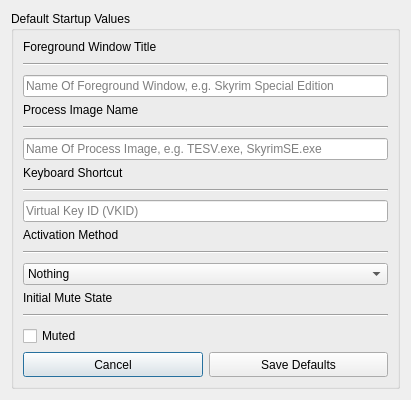
<?xml version="1.0" encoding="UTF-8"?>
<ui version="4.0">
 <class>JsonSettingsDialog</class>
 <widget class="QDialog" name="JsonSettingsDialog">
  <property name="geometry">
   <rect>
    <x>0</x>
    <y>0</y>
    <width>411</width>
    <height>400</height>
   </rect>
  </property>
  <property name="sizePolicy">
   <sizepolicy hsizetype="Preferred" vsizetype="Fixed">
    <horstretch>1</horstretch>
    <verstretch>0</verstretch>
   </sizepolicy>
  </property>
  <property name="minimumSize">
   <size>
    <width>350</width>
    <height>0</height>
   </size>
  </property>
  <property name="maximumSize">
   <size>
    <width>16777215</width>
    <height>400</height>
   </size>
  </property>
  <property name="windowTitle">
   <string>Cursor Locker Settings</string>
  </property>
  <layout class="QVBoxLayout" name="verticalLayout_2">
   <item>
    <widget class="QGroupBox" name="vlayoutMain">
     <property name="sizePolicy">
      <sizepolicy hsizetype="Preferred" vsizetype="Expanding">
       <horstretch>0</horstretch>
       <verstretch>0</verstretch>
      </sizepolicy>
     </property>
     <property name="title">
      <string>Default Startup Values</string>
     </property>
     <layout class="QVBoxLayout" name="verticalLayout">
      <item>
       <widget class="QLabel" name="labelForegroundWindowTitle">
        <property name="sizePolicy">
         <sizepolicy hsizetype="Preferred" vsizetype="Expanding">
          <horstretch>0</horstretch>
          <verstretch>0</verstretch>
         </sizepolicy>
        </property>
        <property name="text">
         <string>Foreground Window Title</string>
        </property>
       </widget>
      </item>
      <item>
       <widget class="Line" name="hlineForegroundWindowTitle">
        <property name="sizePolicy">
         <sizepolicy hsizetype="Minimum" vsizetype="Expanding">
          <horstretch>0</horstretch>
          <verstretch>0</verstretch>
         </sizepolicy>
        </property>
        <property name="orientation">
         <enum>Qt::Horizontal</enum>
        </property>
       </widget>
      </item>
      <item>
       <widget class="QLineEdit" name="linForegroundWindowTitle">
        <property name="sizePolicy">
         <sizepolicy hsizetype="Expanding" vsizetype="Expanding">
          <horstretch>0</horstretch>
          <verstretch>0</verstretch>
         </sizepolicy>
        </property>
        <property name="placeholderText">
         <string>Name Of Foreground Window, e.g. Skyrim Special Edition</string>
        </property>
       </widget>
      </item>
      <item>
       <widget class="QLabel" name="labelProcessImageName">
        <property name="sizePolicy">
         <sizepolicy hsizetype="Preferred" vsizetype="Expanding">
          <horstretch>0</horstretch>
          <verstretch>0</verstretch>
         </sizepolicy>
        </property>
        <property name="text">
         <string>Process Image Name</string>
        </property>
       </widget>
      </item>
      <item>
       <widget class="Line" name="hlineProcessImageName">
        <property name="sizePolicy">
         <sizepolicy hsizetype="Minimum" vsizetype="Expanding">
          <horstretch>0</horstretch>
          <verstretch>0</verstretch>
         </sizepolicy>
        </property>
        <property name="orientation">
         <enum>Qt::Horizontal</enum>
        </property>
       </widget>
      </item>
      <item>
       <widget class="QLineEdit" name="linProcessImageName">
        <property name="sizePolicy">
         <sizepolicy hsizetype="Expanding" vsizetype="Expanding">
          <horstretch>0</horstretch>
          <verstretch>0</verstretch>
         </sizepolicy>
        </property>
        <property name="placeholderText">
         <string>Name Of Process Image, e.g. TESV.exe, SkyrimSE.exe</string>
        </property>
       </widget>
      </item>
      <item>
       <widget class="QLabel" name="labelKeyboardShortcut">
        <property name="sizePolicy">
         <sizepolicy hsizetype="Preferred" vsizetype="Expanding">
          <horstretch>0</horstretch>
          <verstretch>0</verstretch>
         </sizepolicy>
        </property>
        <property name="text">
         <string>Keyboard Shortcut </string>
        </property>
       </widget>
      </item>
      <item>
       <widget class="Line" name="hlineKeyboardShortcut">
        <property name="sizePolicy">
         <sizepolicy hsizetype="Minimum" vsizetype="Expanding">
          <horstretch>0</horstretch>
          <verstretch>0</verstretch>
         </sizepolicy>
        </property>
        <property name="orientation">
         <enum>Qt::Horizontal</enum>
        </property>
       </widget>
      </item>
      <item>
       <layout class="QHBoxLayout" name="hlayoutKeyboardShortcut">
        <item>
         <widget class="QLineEdit" name="linKeyboardShortcut">
          <property name="sizePolicy">
           <sizepolicy hsizetype="Expanding" vsizetype="Expanding">
            <horstretch>0</horstretch>
            <verstretch>0</verstretch>
           </sizepolicy>
          </property>
          <property name="placeholderText">
           <string>Virtual Key ID (VKID)</string>
          </property>
         </widget>
        </item>
       </layout>
      </item>
      <item>
       <widget class="QLabel" name="labelActivationMethod">
        <property name="sizePolicy">
         <sizepolicy hsizetype="Preferred" vsizetype="Expanding">
          <horstretch>0</horstretch>
          <verstretch>0</verstretch>
         </sizepolicy>
        </property>
        <property name="text">
         <string>Activation Method</string>
        </property>
       </widget>
      </item>
      <item>
       <widget class="Line" name="hlineActivationMethod">
        <property name="sizePolicy">
         <sizepolicy hsizetype="Minimum" vsizetype="Expanding">
          <horstretch>0</horstretch>
          <verstretch>0</verstretch>
         </sizepolicy>
        </property>
        <property name="orientation">
         <enum>Qt::Horizontal</enum>
        </property>
       </widget>
      </item>
      <item>
       <widget class="QComboBox" name="cbxActivationMethod">
        <property name="sizePolicy">
         <sizepolicy hsizetype="Preferred" vsizetype="Expanding">
          <horstretch>0</horstretch>
          <verstretch>0</verstretch>
         </sizepolicy>
        </property>
        <item>
         <property name="text">
          <string>Nothing</string>
         </property>
        </item>
        <item>
         <property name="text">
          <string>Keyboard Shortcut</string>
         </property>
        </item>
        <item>
         <property name="text">
          <string>Process Running</string>
         </property>
        </item>
        <item>
         <property name="text">
          <string>Foreground Window Title</string>
         </property>
        </item>
       </widget>
      </item>
      <item>
       <widget class="QLabel" name="labelInitialMuteState">
        <property name="sizePolicy">
         <sizepolicy hsizetype="Preferred" vsizetype="Expanding">
          <horstretch>0</horstretch>
          <verstretch>0</verstretch>
         </sizepolicy>
        </property>
        <property name="text">
         <string>Initial Mute State</string>
        </property>
       </widget>
      </item>
      <item>
       <widget class="Line" name="hlineInitialMuteState">
        <property name="sizePolicy">
         <sizepolicy hsizetype="Minimum" vsizetype="Expanding">
          <horstretch>0</horstretch>
          <verstretch>0</verstretch>
         </sizepolicy>
        </property>
        <property name="orientation">
         <enum>Qt::Horizontal</enum>
        </property>
       </widget>
      </item>
      <item>
       <widget class="QCheckBox" name="cbMuted">
        <property name="sizePolicy">
         <sizepolicy hsizetype="Minimum" vsizetype="Expanding">
          <horstretch>0</horstretch>
          <verstretch>0</verstretch>
         </sizepolicy>
        </property>
        <property name="text">
         <string>Muted</string>
        </property>
       </widget>
      </item>
      <item>
       <layout class="QHBoxLayout" name="hlayoutButtons">
        <property name="sizeConstraint">
         <enum>QLayout::SetFixedSize</enum>
        </property>
        <item>
         <widget class="QPushButton" name="btnCancel">
          <property name="sizePolicy">
           <sizepolicy hsizetype="Minimum" vsizetype="Expanding">
            <horstretch>0</horstretch>
            <verstretch>0</verstretch>
           </sizepolicy>
          </property>
          <property name="minimumSize">
           <size>
            <width>0</width>
            <height>25</height>
           </size>
          </property>
          <property name="text">
           <string>Cancel</string>
          </property>
         </widget>
        </item>
        <item>
         <widget class="QPushButton" name="btnSaveDefaults">
          <property name="sizePolicy">
           <sizepolicy hsizetype="Minimum" vsizetype="Expanding">
            <horstretch>0</horstretch>
            <verstretch>0</verstretch>
           </sizepolicy>
          </property>
          <property name="minimumSize">
           <size>
            <width>0</width>
            <height>25</height>
           </size>
          </property>
          <property name="text">
           <string>Save Defaults</string>
          </property>
         </widget>
        </item>
       </layout>
      </item>
     </layout>
    </widget>
   </item>
  </layout>
 </widget>
 <resources/>
 <connections/>
</ui>
